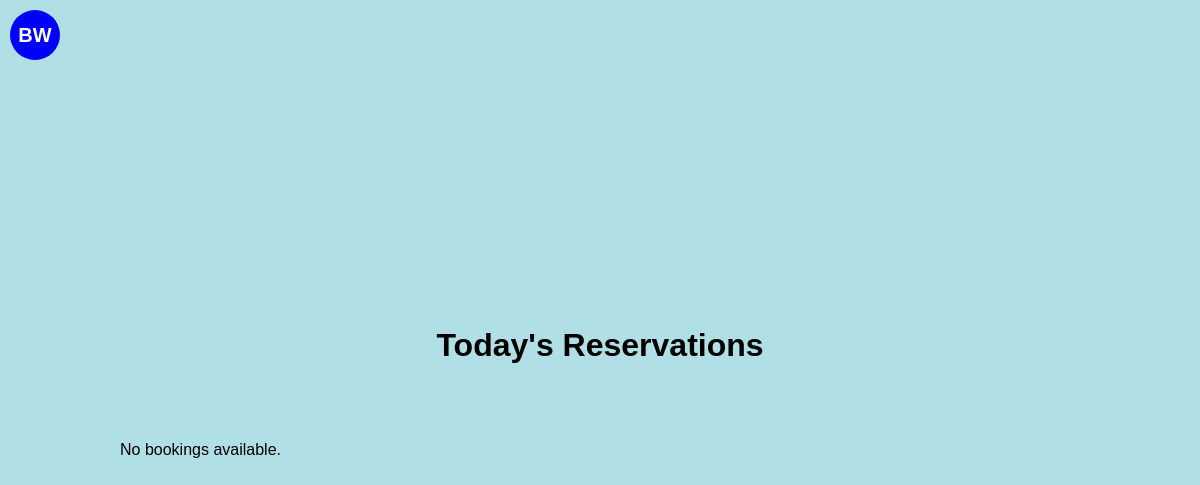
The app's page /, older data.
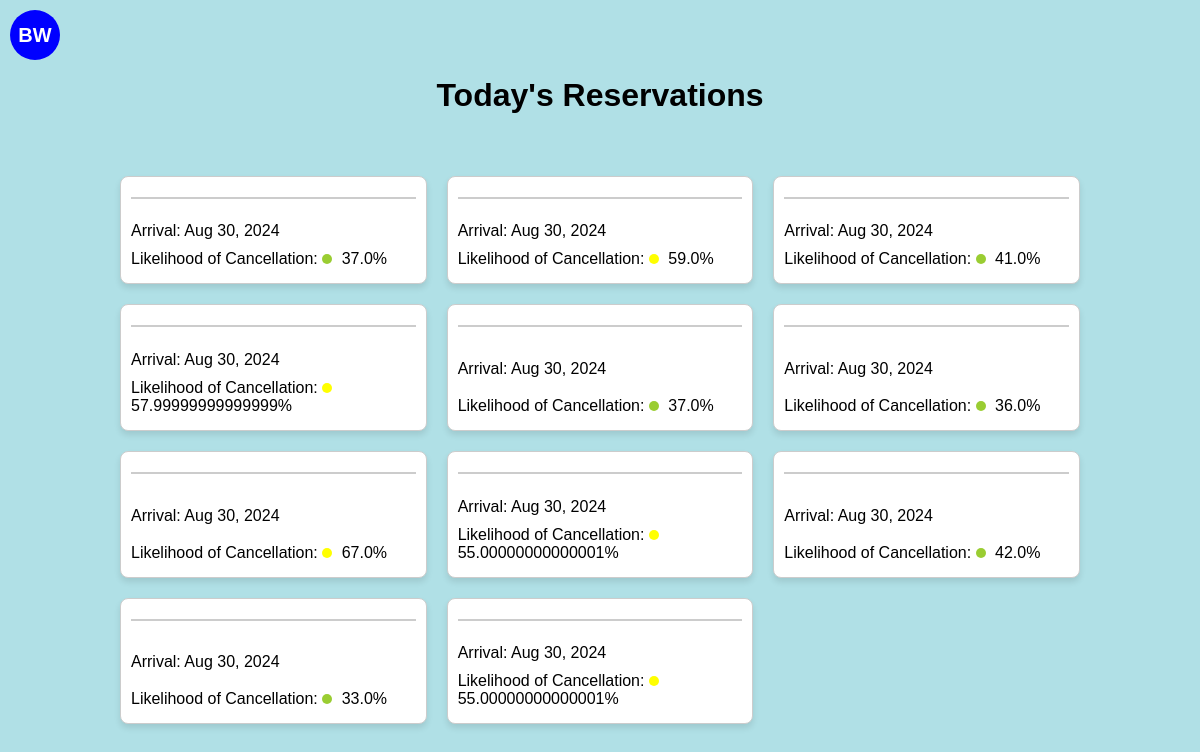
The same page, newer data.
### cancellationPredictor/models.py (models this page shows, shortened)
class Booking(models.Model):
    month_of_booking = models.IntegerField()
    day_of_booking = models.IntegerField()
    weekday_of_booking = models.IntegerField()
    month_of_arrival = models.IntegerField()
    day_of_arrival = models.IntegerField()
    weekday_of_arrival = models.IntegerField()
    num_of_nights = models.IntegerField()
    is_repeated_guest = models.BooleanField()
    previous_stays = models.IntegerField()
    previous_cancellations = models.IntegerField()
    booking_to_arrival_duration = models.IntegerField()
    rate = models.DecimalField(max_digits=10, decimal_places=2)  # Assuming 'Rate' needs to handle decimals
    override = models.DecimalField(max_digits=10, decimal_places=2)  # Assuming 'Override' is a monetary value
    probability = models.DecimalField(max_digits=10, decimal_places=6)  # Storing probabilities with precision
    prediction = models.BooleanField()  # Assuming prediction is a binary outcome (True/False)
    guest_name = models.TextField()  # Adjust max_length as needed
    date_booking_made = models.DateField()
    scheduled_arrival = models.DateField()

### cancellationPredictor/views.py (the view)
# urls.py: path('', BookingListView.as_view(), name='booking-list'),
class BookingListView(ListView):
    model = Booking
    template_name = 'cancellationPredictor/booking_list.html'
    context_object_name = 'bookings'
    def get_queryset(self):
        today = timezone.localdate()
        today_arrivals = Booking.objects.filter(scheduled_arrival=today)
        fake = Faker()  # Create a Faker generator instance
        for booking in today_arrivals:
            booking.guest_name = fake.name()
        return today_arrivals

### cancellationPredictor/templatetags/custom_filters.py (called while the page is built)
@register.filter(name='multiply')
def multiply(value, arg):
    try:
        return float(value) * float(arg)
    except (ValueError, TypeError):
        return ''  # You might choose to handle the error differently.

### templates/cancellationPredictor/booking_list.html (shortened to what this page needs)
{% load custom_filters %}
<!DOCTYPE html>
<html>
<head>
</head>
<body>
    <div id="logo">BW</div>
    <h1>Today's Reservations</h1>
    <div class="grid-container">
        {% for booking in bookings %}
        <div class="card">
            <h3>{{ booking.guest_name }}</h3>
            <p>Arrival: {{ booking.scheduled_arrival|date:"M d, Y" }}</p>
            <p>Likelihood of Cancellation:
                <span class="probability-circle" style="background-color:
                    {% if booking.probability|multiply:100 < 25 %}
                        green
                    {% elif booking.probability|multiply:100 < 50 %}
                        yellowgreen
                    {% elif booking.probability|multiply:100 < 75 %}
                        yellow
                    {% else %}
                        red
                    {% endif %};
                "></span>
                {{ booking.probability|floatformat:2|multiply:100 }}%
            </p>
        </div>
        {% empty %}
        <p>No bookings available.</p>
        {% endfor %}
    </div>
</body>
</html>

### templates/cancellationPredictor/booking_list.html (style rules this page uses)
body { display: flex; flex-direction: column; align-items: center; justify-content: center; min-height: 100vh; margin: 0; font-family: Arial, sans-serif; background-color: #B0E0E6; }
#logo { position: absolute; top: 10px; left: 10px; width: 50px; height: 50px; background-color: #0000FF; border-radius: 50%; display: flex; justify-content: center; align-items: center; color: white; font-weight: bold; font-size: 20px; }
.grid-container { display: grid; grid-template-columns: repeat(auto-fill, minmax(250px, 1fr)); grid-gap: 20px; padding: 20px; width: 80%; max-width: 1000px; margin-top: 20px; }
.card { background-color: #FFFFFF; border: 1px solid #ccc; border-radius: 8px; box-shadow: 0 4px 6px rgba(0,0,0,0.1); padding: 10px; display: flex; flex-direction: column; justify-content: space-between; }
.card h3 { margin-top: 0; color: #333; border-bottom: 2px solid #ccc; padding-bottom: 10px; }
.card p { margin: 5px 0; }
.probability-circle { height: 10px; width: 10px; border-radius: 50%; display: inline-block; margin-right: 5px; }

Row changes from the older to the newer data that the page shows:
added Booking: scheduled_arrival "Aug 30, 2024", probability|multiply "37.0"
added Booking: scheduled_arrival "Aug 30, 2024", probability|multiply "59.0"
added Booking: scheduled_arrival "Aug 30, 2024", probability|multiply "41.0"
added Booking: scheduled_arrival "Aug 30, 2024", probability|multiply "57.99999999999999"
added Booking: scheduled_arrival "Aug 30, 2024", probability|multiply "37.0"
added Booking: scheduled_arrival "Aug 30, 2024", probability|multiply "36.0"
added Booking: scheduled_arrival "Aug 30, 2024", probability|multiply "67.0"
added Booking: scheduled_arrival "Aug 30, 2024", probability|multiply "55.00000000000001"
added Booking: scheduled_arrival "Aug 30, 2024", probability|multiply "42.0"
added Booking: scheduled_arrival "Aug 30, 2024", probability|multiply "33.0"
added Booking: scheduled_arrival "Aug 30, 2024", probability|multiply "55.00000000000001"
Text that changed along with them:
text no longer shown: "No bookings available."
